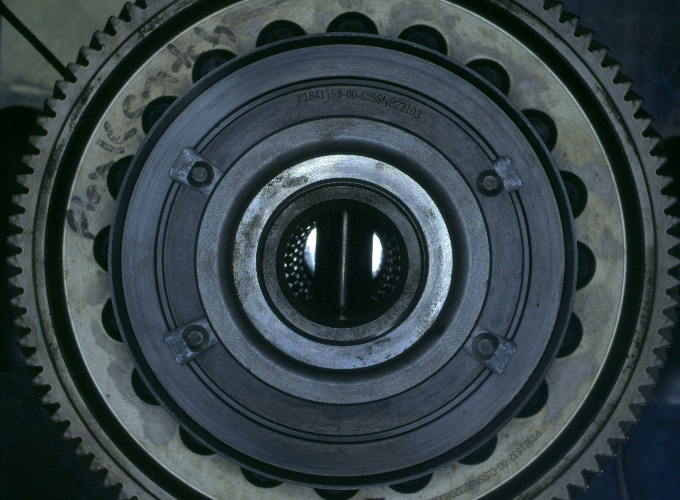
#> input picture test_vision/muvro/images/bolts.jpeg, 680 x 500 px
$ python -i predbolts.py   (imports and definitions only)
#> lines starting #> are read from the running program, lines starting #| are printed output that depends on the picture; after the words box and inside, x2 and y2 are one past the last pixel; in counts of white or black regions, pixels touching at a corner belong together
import cv2
import os
import numpy as np
import json


prev_circle=[112, 100 , 27]#[339 ,223 , 27 ]
def detectCircle(img, radius=30, minDist=200,
                 param1=60,
                 param2=70,
                 minRadius=10,
                 ):
    global prev_circle
    gray = cv2.cvtColor(img, cv2.COLOR_BGR2GRAY)

    # blurred = cv2.medianBlur(gray, 5)  #
    gray=cv2.bilateralFilter(gray,10,50,50)#
    # cv2.imshow("blr",gray)
    minDist = minDist
    param1 = param1
    param2 = param2
    minRadius = minRadius
    maxRadius = radius

    # docstring of HoughCircles: HoughCircles(image, method, dp, minDist[, circles[, param1[, param2[, minRadius[, maxRadius]]]]]) -> circles
    circles = cv2.HoughCircles(gray, cv2.HOUGH_GRADIENT, 1, minDist,
                               param1=param1, param2=param2, minRadius=minRadius, maxRadius=maxRadius)
    Max = 0
    center = []
    if circles is not None:
        # print('ciricle',circles)
        circles = np.uint16(np.around(circles))
        for i in circles[0, :]:
            if Max < i[2]:
                Max = i[2]
                center = i
                prev_circle=center

#                     cv2.waitKey(0)
#                     cv2.destroyAllWindows()
    # print(prev_circle)
    cv2.circle(img, (prev_circle[0]-1, prev_circle[1]), prev_circle[2]+69, (255,255, 255), -1)

    # cv2.circle(img, (prev_circle[0], prev_circle[1]), prev_circle[2], (0, 255, 0), 2)
    # cv2.namedWindow("multi_img", cv2.WINDOW_NORMAL)
    # cv2.imshow('multi_img',img)
    return img,1

    # else:
    #     return img,0


def hconcat_resize(img_list,
                   interpolation
                   = cv2.INTER_CUBIC):
      # take minimum hights
    h_min = min(img.shape[0]
                for img in img_list)

    # image resizing
    im_list_resize = [cv2.resize(img,
                       (int(img.shape[1] * h_min / img.shape[0]),
                        h_min), interpolation
                                 = interpolation)
                      for img in img_list]

    # return final image
    return cv2.hconcat(im_list_resize)

#function is for concatinate the image vertically

def vconcat_resize(img_list, interpolation
                   = cv2.INTER_CUBIC):
      # take minimum width
    w_min = min(img.shape[1]
                for img in img_list)

    # resizing images
    im_list_resize = [cv2.resize(img,
                      (w_min, int(img.shape[0] * w_min / img.shape[1])),
                                 interpolation = interpolation)
                      for img in img_list]
    # return final image
    return cv2.vconcat(im_list_resize)


def image_loc(foldername):
    # extractte file
    fileName = []
    for root, dirs, files in os.walk(os.path.abspath(foldername)):
        for namef in files:
            file_name = os.path.abspath(os.path.join(root, namef))
            fileName.append(file_name)
    return fileName


bolts_flag=0

def pred_bolts(image):
#> called with image = 'images/bolts.jpeg'
    out=0
    with open('/home/aspagteq/Documents/after_assembly/test_vision/muvro/bolts.json', 'r') as openfile:
#> (reads muvro/bolts.json from the repository)
        bolt= json.load(openfile)
    with open('/home/aspagteq/Documents/after_assembly/test_vision/muvro/boltsparam.json', 'r') as openfile:
#> (reads test_vision/muvro/boltsparam.json from the repository)
        param= json.load(openfile)
    global bolts_flag
    try:    img=cv2.imread(image)
#> img is the input picture: shape (500, 680, 3); mean B, G, R 70.4, 66.5, 54.4
    except:img=image
    # [9 lines of commented-out code are left out]
    r=(231, 123, 217, 202)
    roi_circle = img[int(r[1]):int(r[1]+r[3]),
                        int(r[0]):int(r[0]+r[2])]
    img2,_=detectCircle(roi_circle)
#> in detectCircle, `gray=cv2.bilateralFilter(gray,10,50,50)#`:
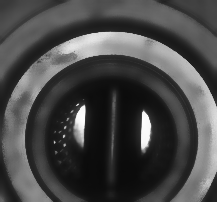
#> gray: shape (202, 217); min 10, max 253, mean 71.6
#> in detectCircle, `circles = cv2.HoughCircles(gray, cv2.HOUGH_GRADIENT, 1, minDist, param..`: circles = None
    img[int(r[1]):int(r[1]+r[3]), int(r[0]):int(r[0]+r[2])]=img2
#> img: shape (500, 680, 3)
    img2 = cv2.cvtColor(img, cv2.COLOR_BGR2GRAY)

    thresh = cv2.threshold(img2, 80, 255, cv2.THRESH_BINARY)[1]
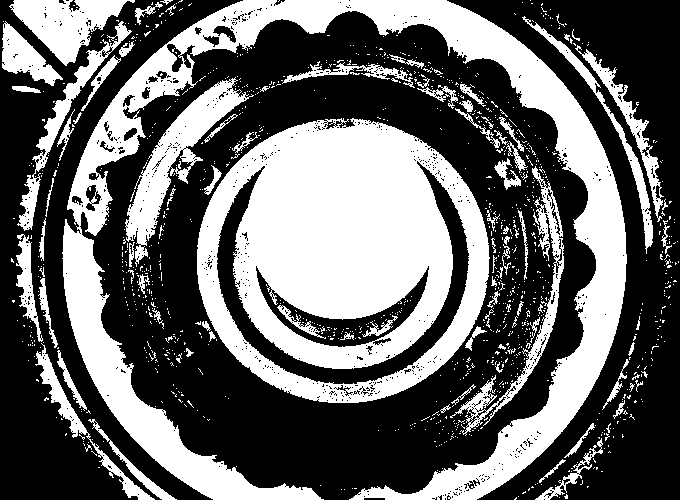
#> thresh: shape (500, 680); 40.1% white; 1153 white regions (1063 under 20 px), largest, box (x1, y1, x2, y2) and area: (197, 118, 490, 403) 52265, (62, 0, 627, 500) 49137, (125, 77, 254, 267) 5639
    # thresh=cv2.adaptiveThreshold(grey1,255,cv2.ADAPTIVE_THRESH_GAUSSIAN_C,
                                #  cv2.THRESH_BINARY,19,25)

    rois=[]
    count=0


    for r,j in zip(bolt,range(1,21)):
        img=cv2.rectangle(img,(r[0],r[1]),(r[0]+r[2],r[1]+r[3]),255,1)
        roi = thresh[int(r[1]):int(r[1]+r[3]),
                      int(r[0]):int(r[0]+r[2])]
        bl = cv2.medianBlur(roi, 5)
        # cv2.imshow("blur",bl)
        roi = cv2.Canny(bl,120,189)
        n_black=np.count_nonzero(roi == 255)
        # print(j,param[f"min{j}"],param[f"min{j}"]-5,n_black)
        if (param[f"min{j}"]-10>n_black)  :
            count+=1
            img=cv2.rectangle(img,(r[0],r[1]),(r[0]+r[2],r[1]+r[3]),(0,0,255),3)
            overlay = np.zeros_like(img)
            overlay[:] = (0, 0,255)
            # print("min ",param[f"min{j}"],f"no {j} bolt ",n_black," diff =",abs(param[f"min{j}"]-n_black))
        else:
            img=cv2.rectangle(img,(r[0],r[1]),(r[0]+r[2],r[1]+r[3]),255,2)
            # if j==4 or j==5:
            # print("max ",param[f"max{j}"],f"no {j} bolt ",n_black," diff =",abs(param[f"max{j}"]-n_black))

        rois.append(roi)
#> this loop made 20 passes
#> n_black on passes 1 to 12: 60, 25, 12, 36, 33, 4, 3, 28, 28, 30, 43, 88
#> bl: shape (22, 36); 54.5% white; 2 black regions (1 under 20 px), largest, box (x1, y1, x2, y2) and area: (0, 0, 36, 14) 346
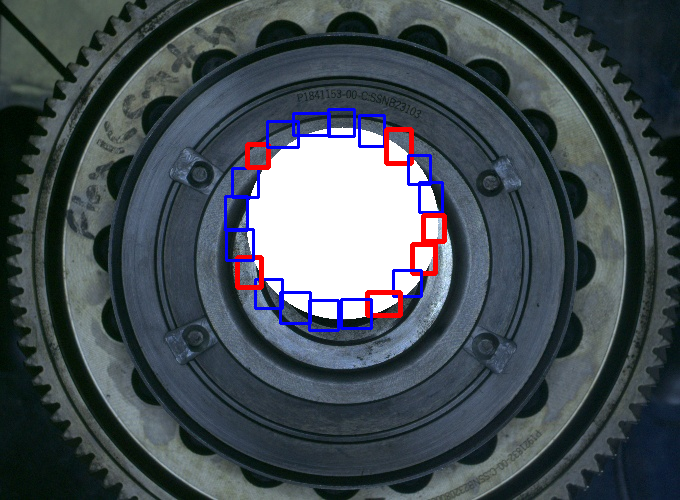
#> img: shape (500, 680, 3); mean B, G, R 85.7, 79.1, 70.4
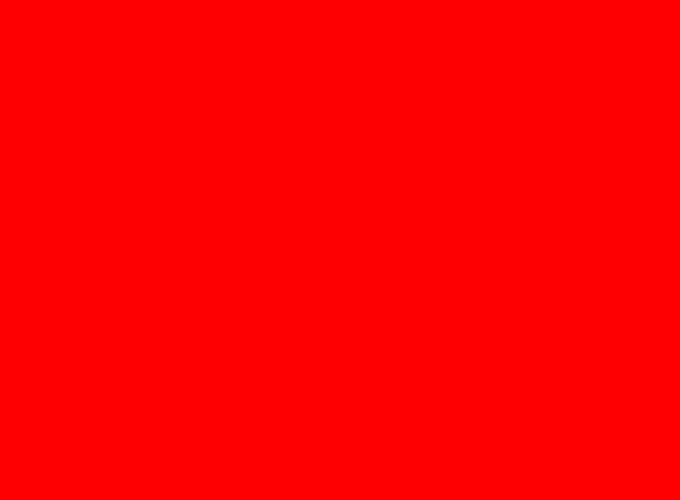
#> overlay: shape (500, 680, 3); mean B, G, R 0, 0, 255
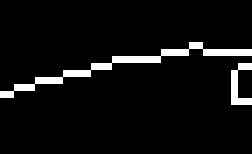
#> roi: shape (22, 36) (shown 7 times larger); 5.7% white in thin lines or dots, all inside (x1, y1, x2, y2) = (0, 6, 36, 15)
#> after the loop, count = 6; rois = 20 items
    img=cv2.putText(img,str(count),(img.shape[0]-1,50),cv2.FONT_HERSHEY_COMPLEX,2,(255,0,255),2)
    if count>0:
            img=cv2.putText(img,"NG",(20,50),cv2.FONT_HERSHEY_COMPLEX,2,(0,0,255),2)
            overlay = np.zeros_like(img)
            overlay[:] = (0, 0,255)
    else:
        img=cv2.putText(img,"OK",(20,50),cv2.FONT_HERSHEY_COMPLEX,2,(0,0,255),2)
        img=cv2.rectangle(img,(r[0],r[1]),(r[0]+r[2],r[1]+r[3]),255,2)
        out=1
        overlay = np.zeros_like(img)
        overlay[:] = (0, 255,0)
    roiss=vconcat_resize([hconcat_resize(rois[:5]),hconcat_resize(rois[5:10]),hconcat_resize(rois[10:15]),hconcat_resize(rois[15:20])])
#> in hconcat_resize, `h_min = min(img.shape[0] for img in img_list)`: h_min = 27
#> in hconcat_resize, `im_list_resize = [cv2.resize(img, (int(img.shape[1] * h_min / img.shap..`: im_list_resize = 5 items
#> in vconcat_resize, `w_min = min(img.shape[1] for img in img_list)`: w_min = 106
#> in vconcat_resize, `im_list_resize = [cv2.resize(img, (w_min, int(img.shape[0] * w_min / i..`: im_list_resize = 4 items
    roiss=cv2.resize(roiss,(400,400))
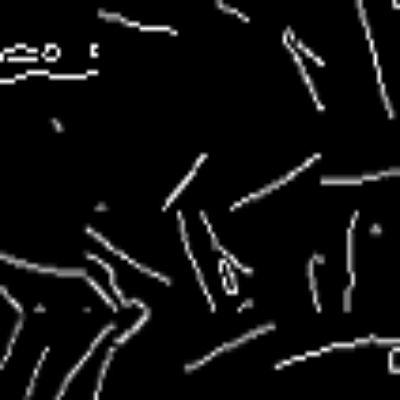
#> roiss: shape (400, 400); min 0, max 255, mean 14.1
    img = cv2.addWeighted(img, 1, overlay, 0.5, 0)
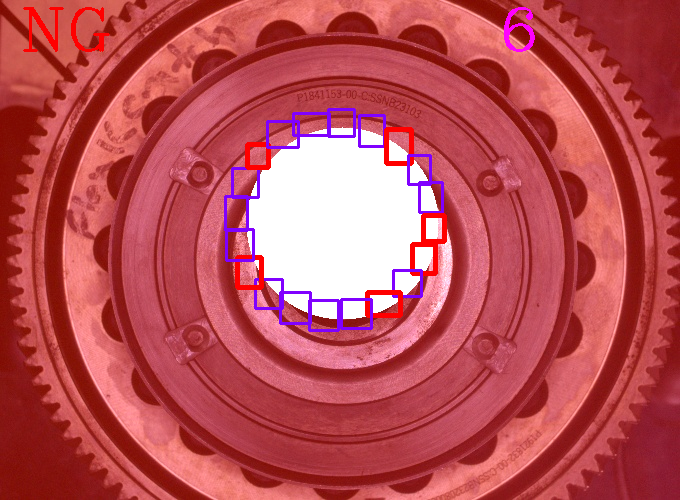
#> img: shape (500, 680, 3); mean B, G, R 85.8, 78.8, 187.2
    # cv2.imshow("roiss",roiss)
    return img,out


# [16 lines not run here, left out]


>>> result = pred_bolts('images/bolts.jpeg')
